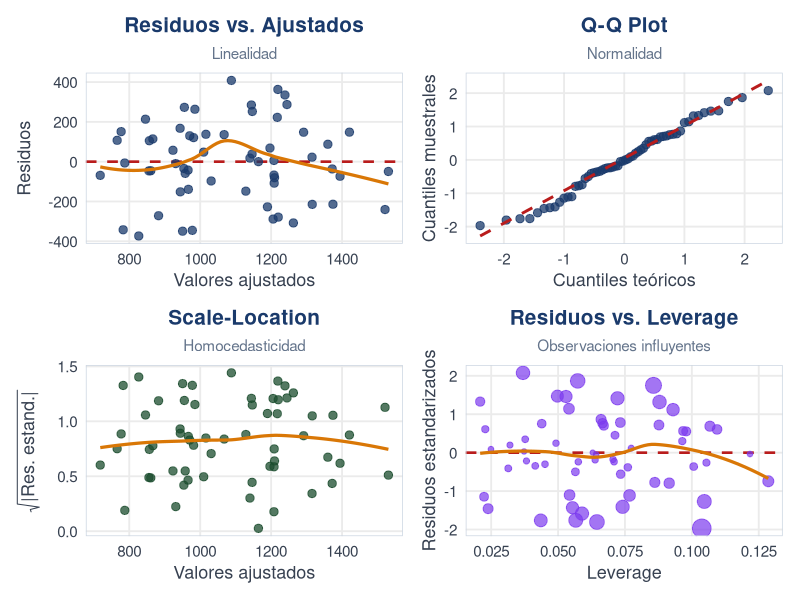

Write R code to recreate this figure.
## ---- chunk 1
#| echo: false
#| message: false
#| warning: false
set.seed(17)
n <- 60
fertilizante <- runif(n, 80, 300)
altitud <- runif(n, 1200, 1900)
densidad <- runif(n, 4000, 8000)
rendimiento <- 800 + 1.8 * fertilizante - 0.5 * altitud +
  0.12 * densidad + rnorm(n, 0, 180)
datos <- data.frame(rendimiento, fertilizante, altitud, densidad)

vif_manual <- function(modelo) {
  X <- as.data.frame(model.matrix(modelo)[, -1, drop = FALSE])
  nombres <- names(X)
  sapply(nombres, function(var) {
    formula <- as.formula(paste(var, "~ ."))
    r2 <- summary(lm(formula, data = X))$r.squared
    1 / (1 - r2)
  })
}

modelo <- lm(rendimiento ~ fertilizante + altitud + densidad, data = datos)
## ---- chunk 2
#| echo: false
#| warning: false
#| message: false
#| fig-width: 20
#| fig-height: 4.8
#| out-width: "100%"
library(ggplot2); library(patchwork)

df_d <- data.frame(
  ajustados = fitted(modelo),
  residuos  = residuals(modelo),
  std_res   = rstandard(modelo),
  sqrt_std  = sqrt(abs(rstandard(modelo))),
  leverage  = hatvalues(modelo),
  cooks     = cooks.distance(modelo)
)

tema_d <- theme_minimal(base_size = 14) +
  theme(
    plot.title       = element_text(face = "bold", hjust = 0.5,
                                    size = 15, color = "#1a3a6b"),
    plot.subtitle    = element_text(hjust = 0.5, size = 11, color = "#64748b"),
    axis.title       = element_text(size = 13, color = "#374151"),
    axis.text        = element_text(size = 11, color = "#374151"),
    panel.grid.minor = element_blank(),
    panel.border     = element_rect(color = "#cbd5e1", fill = NA, linewidth = 0.5)
  )

# 1. Residuos vs Ajustados
p1 <- ggplot(df_d, aes(ajustados, residuos)) +
  geom_hline(yintercept = 0, linetype = "dashed", color = "#b91c1c", linewidth = 0.9) +
  geom_point(color = "#1a3a6b", size = 2.5, alpha = 0.75) +
  geom_smooth(method = "loess", se = FALSE, color = "#d97706", linewidth = 1.1) +
  labs(title = "Residuos vs. Ajustados", subtitle = "Linealidad",
       x = "Valores ajustados", y = "Residuos") + tema_d

# 2. Q-Q Plot
p2 <- ggplot(df_d, aes(sample = std_res)) +
  stat_qq(color = "#1a3a6b", size = 2.5, alpha = 0.75) +
  stat_qq_line(color = "#b91c1c", linewidth = 1, linetype = "dashed") +
  labs(title = "Q-Q Plot", subtitle = "Normalidad",
       x = "Cuantiles teóricos", y = "Cuantiles muestrales") + tema_d

# 3. Scale-Location
p3 <- ggplot(df_d, aes(ajustados, sqrt_std)) +
  geom_point(color = "#1b4d2e", size = 2.5, alpha = 0.75) +
  geom_smooth(method = "loess", se = FALSE, color = "#d97706", linewidth = 1.1) +
  labs(title = "Scale-Location", subtitle = "Homocedasticidad",
       x = "Valores ajustados", y = expression(sqrt("|Res. estand.|"))) + tema_d

# 4. Residuos vs Leverage
p4 <- ggplot(df_d, aes(leverage, std_res)) +
  geom_hline(yintercept = 0, linetype = "dashed", color = "#b91c1c", linewidth = 0.9) +
  geom_point(aes(size = cooks), color = "#7c3aed", alpha = 0.7) +
  geom_smooth(method = "loess", se = FALSE, color = "#d97706", linewidth = 1.1) +
  scale_size_continuous(range = c(1.5, 6), guide = "none") +
  labs(title = "Residuos vs. Leverage", subtitle = "Observaciones influyentes",
       x = "Leverage", y = "Residuos estandarizados") + tema_d

p1 + p2 + p3 + p4
